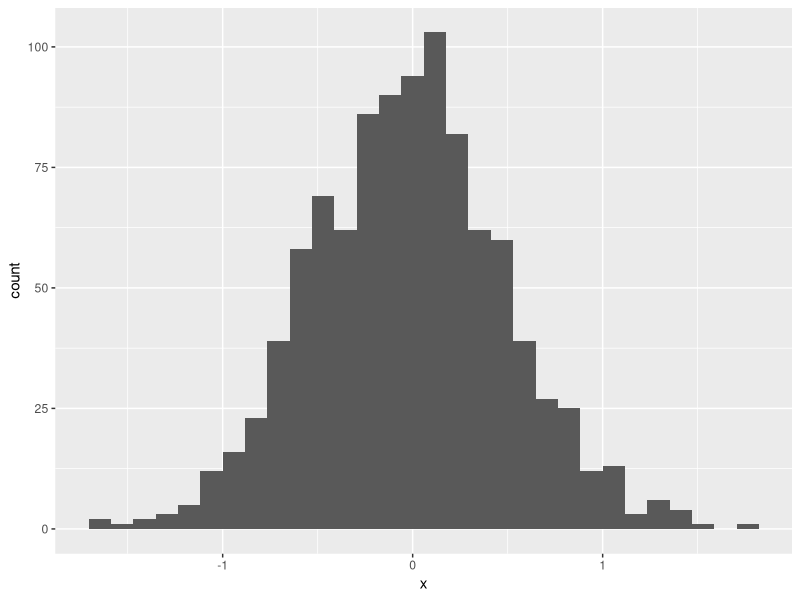
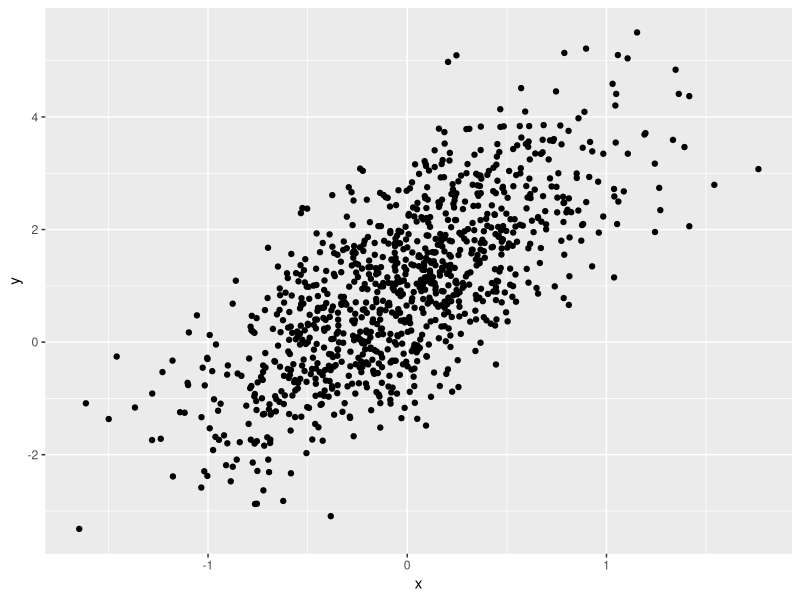
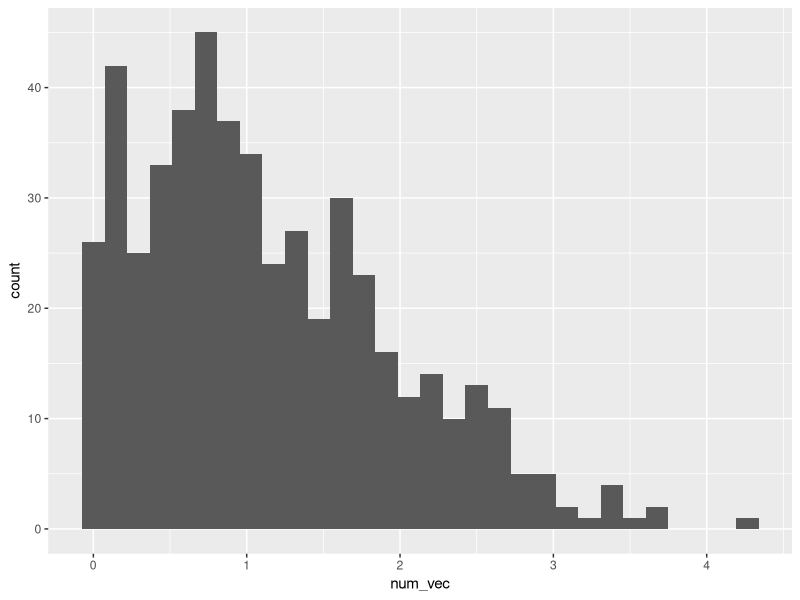
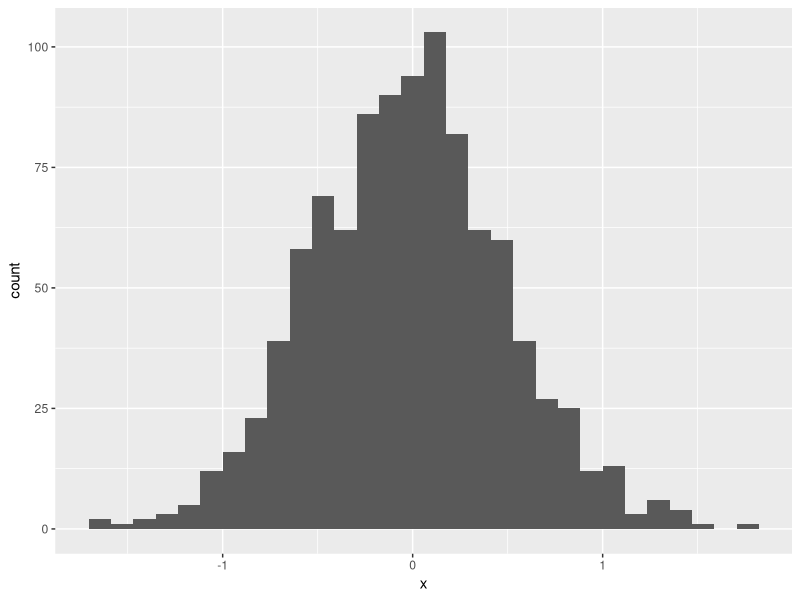

The R source for these figures, in order:
## ---- chunk 1
library (tidyverse)
## ---- chunk 2
samp = rnorm(100)
length(samp)
## ---- chunk 3
plot_df = 
  tibble(
    x = rnorm(1000, sd = 0.5), 
    y = 1 + 2 * x + rnorm(1000),
  )

tail(plot_df)
## ---- chunk 4
ggplot(plot_df, aes(x=x)) + geom_histogram()

ggplot(plot_df, aes(x=x, y=y)) + geom_point()
## ---- chunk 5
library(tidyverse)

set.seed(0)

la_df = tibble(
  num_var = rnorm(500, mean = 1),
  log_vec = num_var > 0,
  num_vec = abs(num_var)
)

ggplot(la_df, aes(x = num_vec)) + geom_histogram()

## ---- chunk 6
ggplot(plot_df, aes(x=x)) + geom_histogram()
